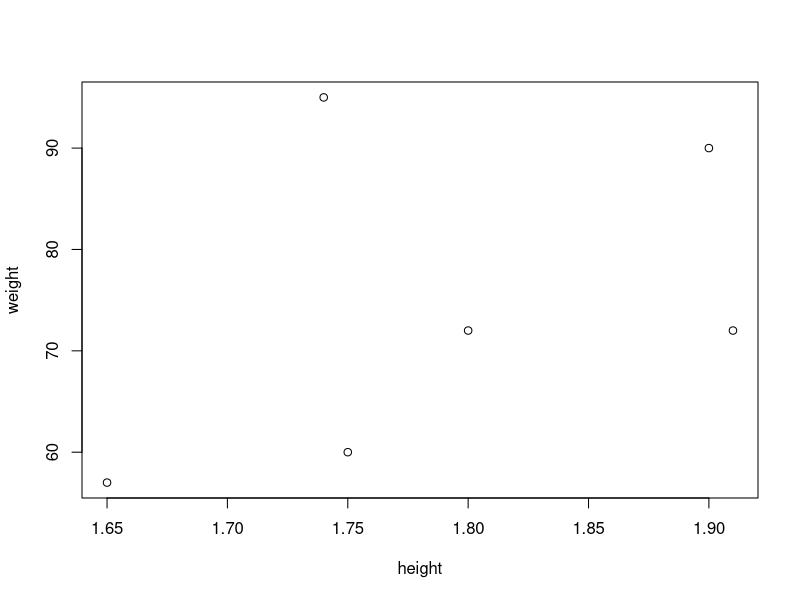
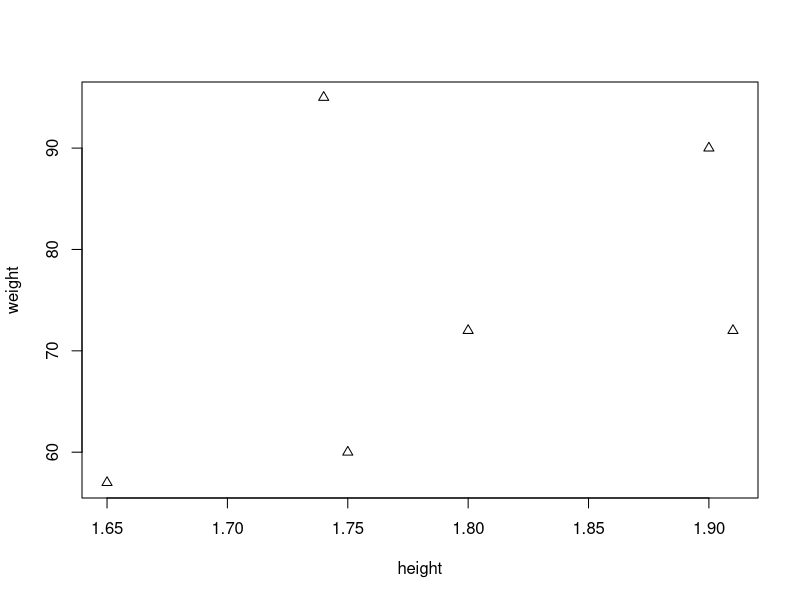
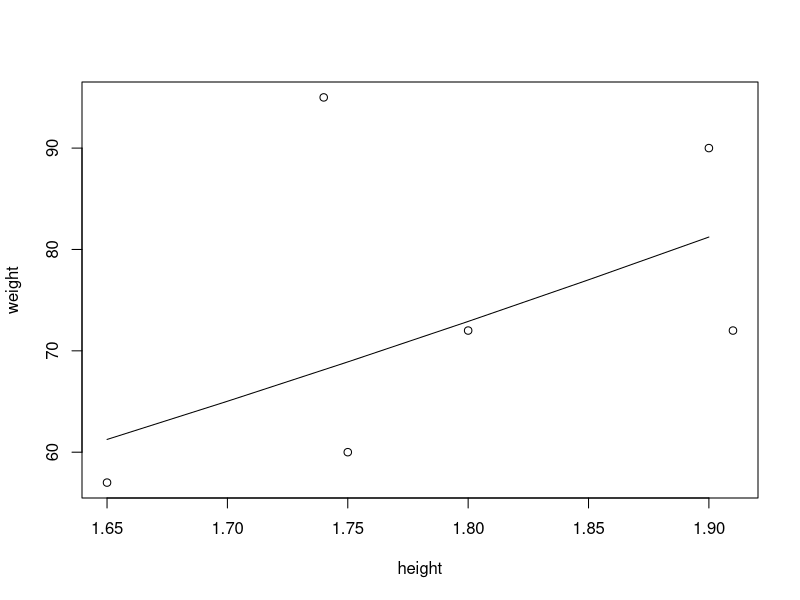

Recreate these plots in R, in order.
## ---- chunk 1
weight <- c(60, 72, 57, 90, 95, 72) 
height <- c(1.75, 1.80, 1.65, 1.90, 1.74, 1.91)
subject <- c("A", "B", "C", "D", "E", "F")
## ---- chunk 2
plot(height, weight)
## ---- chunk 3
plot(height, weight, pch=2)
## ---- chunk 4
args(plot.default)
## ---- chunk 5
?plot
## ---- chunk 6
plot(height, weight)
hh = c(1.65, 1.70, 1.75, 1.80, 1.85, 1.90)
lines(hh, 22.5 * hh^2)
